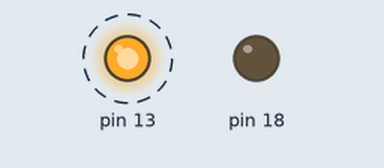
Simulated run of this sketch. Board: Arduino Uno, built with avr-gcc and run on an emulated ATmega328P. Shown: output pins drawn as LEDs (lit = HIGH). Dashed ring = blinking.

Above: at 0.02 s.
Timing chart, 0 to 3.0 s (numbered marks = the images above):
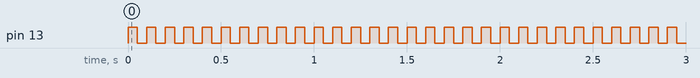

Measured:
- by itself, pin 13: alternates HIGH for 0.05 s and LOW for 0.05 s

The sketch:

sketch_may22a.ino
```cpp
void setup() {
  // put your setup code here, to run once:
  pinMode (13, OUTPUT);
  pinMode (18, OUTPUT);
}

void loop() {
  // put your main code here, to run repeatedly:
   digitalWrite (13, HIGH);
  delay (50);
   digitalWrite (13, LOW);
  delay (50);
}
```
